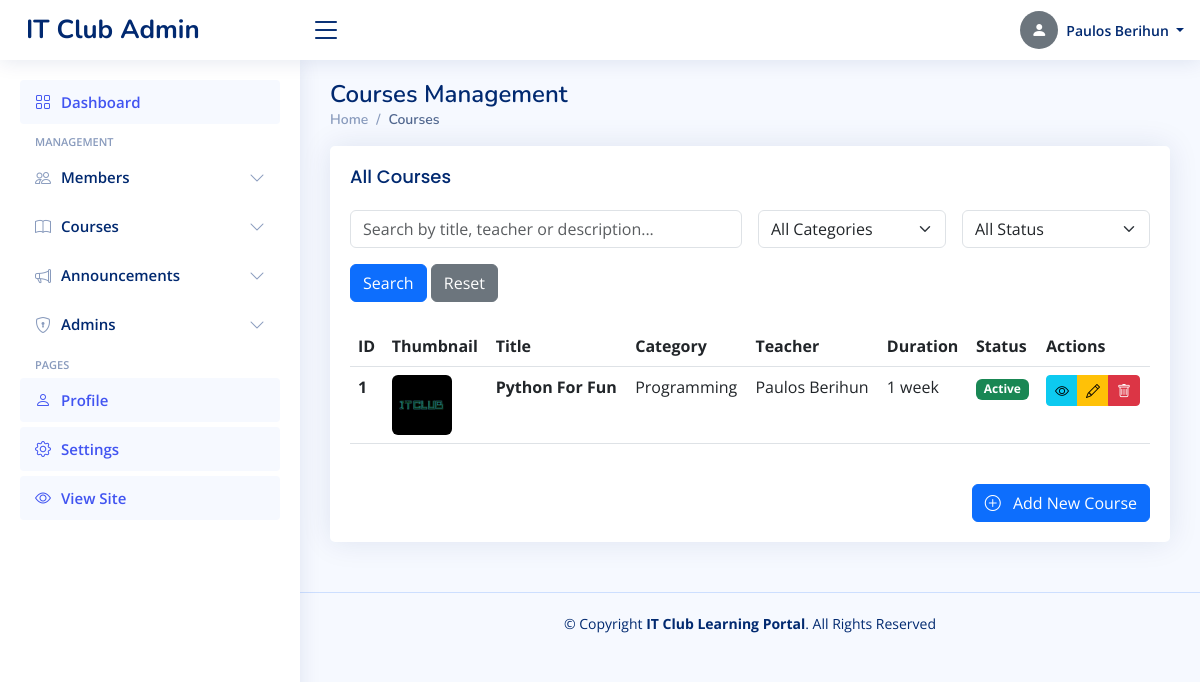
The app's page /admin/courses (signed in) with its own data.
### tables this page shows
CREATE TABLE courses (
        id INTEGER PRIMARY KEY AUTOINCREMENT,
        title TEXT NOT NULL,
        time TEXT,
        category TEXT,
        teacher TEXT,
        description TEXT,
        course_video TEXT,
        course_material TEXT,
        thumbnail TEXT,
        is_featured INTEGER DEFAULT 0,
        status TEXT DEFAULT 'active',
        created_at TIMESTAMP DEFAULT CURRENT_TIMESTAMP
    );

### app.py (the view)
@app.route('/admin/courses')
@admin_required
def admin_courses():
    db = get_db()
    category = request.args.get('category')
    status = request.args.get('status')
    query = 'SELECT * FROM courses WHERE 1=1'
    params = []
    if category and category != 'all':
        query += ' AND category = ?'
        params.append(category)
    if status and status != 'all':
        query += ' AND status = ?'
        params.append(status)
    query += ' ORDER BY created_at DESC'
    rows = db.execute(query, params).fetchall()
    courses_list = []
    for r in rows:
        d = row_to_dict(r)
        if d:
            d['thumbnail'] = resolve_media_path(d.get('thumbnail'))
        courses_list.append(d)
    categories = db.execute('SELECT DISTINCT category FROM courses WHERE category IS NOT NULL').fetchall()
    return render_template('admin/courses.html',
                          courses=courses_list,
                          categories=categories,
                          category=category,
                          status=status)

### app.py (called while the page is built)
def get_db():
    if 'db' not in g:
        g.db = sqlite3.connect(app.config['DATABASE'])
        g.db.row_factory = sqlite3.Row
    return g.db

def admin_required(f):
    @functools.wraps(f)
    def decorated(*args, **kwargs):
        if 'admin_id' not in session:
            flash('Admin login required.', 'error')
            return redirect(url_for('admin_login'))
        return f(*args, **kwargs)
    return decorated

def row_to_dict(row):
	if row is None:
		return None
	try:
		return {k: row[k] for k in row.keys()}
	except Exception:
		try:
			return dict(row)
		except Exception:
			return row

def resolve_media_path(val):
	if not val:
		return None
	val = str(val)
	if val.startswith('http://') or val.startswith('https://') or val.startswith('/'):
		return val
	return url_for('static', filename=val)

### templates/admin/courses.html (shortened to what this page needs)
<!DOCTYPE html>
<html lang="en">
<head>
  <link href="{{ url_for('static', filename='vendor/bootstrap/css/bootstrap.min.css') }}" rel="stylesheet">
  <link href="{{ url_for('static', filename='vendor/bootstrap-icons/bootstrap-icons.css') }}" rel="stylesheet">
  <link href="{{ url_for('static', filename='vendor/boxicons/css/boxicons.min.css') }}" rel="stylesheet">
  <link rel="stylesheet" href="https://cdn.jsdelivr.net/npm/bootstrap-icons@1.10.5/font/bootstrap-icons.css">
  <link rel="stylesheet" href="https://cdnjs.cloudflare.com/ajax/libs/boxicons/2.1.4/css/boxicons.min.css">
  <link rel="stylesheet" href="https://cdn.jsdelivr.net/npm/remixicon@2.5.0/fonts/remixicon.css">
  <link href="{{ url_for('static', filename='css/style.css') }}" rel="stylesheet">
</head>
<body>
  <header id="header" class="header fixed-top d-flex align-items-center">
    <div class="d-flex align-items-center justify-content-between">
      <a href="{{ url_for('admin_dashboard') }}" class="logo d-flex align-items-center">
        <span class="d-none d-lg-block">IT Club Admin</span>
      </a>
      <i class="bi bi-list toggle-sidebar-btn"></i>
    </div>
    <nav class="header-nav ms-auto">
      <ul class="d-flex align-items-center">
        <li class="nav-item dropdown pe-3">
          <a class="nav-link nav-profile d-flex align-items-center pe-0" href="#" data-bs-toggle="dropdown">
            {% set _avatar_src = None %}
            {% if admin and admin.profile_picture %}
              {% if admin.profile_picture.startswith('http') or admin.profile_picture.startswith('/') %}
                {% set _avatar_src = admin.profile_picture %}
              {% else %}
                {% set _avatar_src = url_for('static', filename=admin.profile_picture) %}
              {% endif %}
            {% endif %}
            {% if _avatar_src %}
              <img src="{{ _avatar_src }}" alt="Profile" class="rounded-circle">
            {% else %}
              <div class="rounded-circle bg-secondary d-flex align-items-center justify-content-center" style="width:38px;height:38px;">
                <i class="bi bi-person-fill text-white"></i>
              </div>
            {% endif %}
            <span class="d-none d-md-block dropdown-toggle ps-2">
              {{ admin.full_name if admin and admin.full_name else session.get('admin_name', 'Admin') }}
            </span>
          </a>
        </li>
      </ul>
    </nav>
  </header>
  <aside id="sidebar" class="sidebar">
    <ul class="sidebar-nav" id="sidebar-nav">
      <li class="nav-item">
        <a class="nav-link active" href="{{ url_for('admin_dashboard') }}">
          <i class="bi bi-grid"></i>
          <span>Dashboard</span>
        </a>
      </li>
      <li class="nav-heading">Management</li>
      <li class="nav-item">
        <a class="nav-link collapsed" data-bs-target="#members-nav" data-bs-toggle="collapse" href="#">
          <i class="bi bi-people"></i><span>Members</span><i class="bi bi-chevron-down ms-auto"></i>
        </a>
      </li>
      <li class="nav-item">
        <a class="nav-link collapsed" data-bs-target="#courses-nav" data-bs-toggle="collapse" href="#">
          <i class="bi bi-book"></i><span>Courses</span><i class="bi bi-chevron-down ms-auto"></i>
        </a>
      </li>
      <li class="nav-item">
        <a class="nav-link collapsed" data-bs-target="#announcements-nav" data-bs-toggle="collapse" href="#">
          <i class="bi bi-megaphone"></i><span>Announcements</span><i class="bi bi-chevron-down ms-auto"></i>
        </a>
      </li>
      {% if session.get('admin_role') == 'super_admin' %}
      <li class="nav-item">
        <a class="nav-link collapsed" data-bs-target="#admins-nav" data-bs-toggle="collapse" href="#">
          <i class="bi bi-shield-lock"></i><span>Admins</span><i class="bi bi-chevron-down ms-auto"></i>
        </a>
      </li>
      {% endif %}
      <li class="nav-heading">Pages</li>
      <li class="nav-item">
        <a class="nav-link" href="{{ url_for('admin_profile') }}">
          <i class="bi bi-person"></i>
          <span>Profile</span>
        </a>
      </li>
      <li class="nav-item">
        <a class="nav-link" href="{{ url_for('admin_settings') }}">
          <i class="bi bi-gear"></i>
          <span>Settings</span>
        </a>
      </li>
      <li class="nav-item">
        <a class="nav-link" href="{{ url_for('index') }}" target="_blank">
          <i class="bi bi-eye"></i>
          <span>View Site</span>
        </a>
      </li>
    </ul>
  </aside>
  <main id="main" class="main">
    <div class="pagetitle">
      <h1>Courses Management</h1>
      <nav>
        <ol class="breadcrumb">
          <li class="breadcrumb-item"><a href="{{ url_for('admin_dashboard') }}">Home</a></li>
          <li class="breadcrumb-item active">Courses</li>
        </ol>
      </nav>
    </div>
    <section class="section">
      <div class="row">
        <div class="col-lg-12">
          <div class="card">
            <div class="card-body">
              <h5 class="card-title">All Courses</h5>
              <form method="GET" class="row g-3 mb-4">
                <div class="col-md-6">
                  <input type="text" class="form-control" name="search" placeholder="Search by title, teacher or description..." value="{{ search or '' }}">
                </div>
                <div class="col-md-3">
                  <select class="form-select" name="category">
                    <option value="all" {% if not category or category == 'all' %}selected{% endif %}>All Categories</option>
                  </select>
                </div>
                <div class="col-md-3">
                  <select class="form-select" name="status">
                    <option value="all" {% if not status or status == 'all' %}selected{% endif %}>All Status</option>
                  </select>
                </div>
                <div class="col-12">
                  <button type="submit" class="btn btn-primary">Search</button>
                  <a href="{{ url_for('admin_courses') }}" class="btn btn-secondary">Reset</a>
                </div>
              </form>
              <div class="table-responsive">
                <table class="table table-hover datatable">
                  <thead>
                    <tr>
                      <th>ID</th>
                      <th>Thumbnail</th>
                      <th>Title</th>
                      <th>Category</th>
                      <th>Teacher</th>
                      <th>Duration</th>
                      <th>Status</th>
                      <th>Actions</th>
                    </tr>
                  </thead>
                  <tbody>
                    {% for course in courses %}
                    <tr>
                      <th>{{ course.id }}</th>
                      <td>
                        {% if course.thumbnail %}
                        <img src="{{ course.thumbnail }}" alt="Thumbnail" class="rounded" width="60" height="60" style="object-fit: cover;">
                        {% else %}
                        <div class="rounded bg-secondary d-flex align-items-center justify-content-center" style="width: 60px; height: 60px;">
                          <i class="bi bi-book text-white"></i>
                        </div>
                        {% endif %}
                      </td>
                      <td>
                        <strong>{{ course.title }}</strong>
                      </td>
                      <td>{{ course.category or 'General' }}</td>
                      <td>{{ course.teacher or 'N/A' }}</td>
                      <td>{{ course.time or 'N/A' }}</td>
                      <td>
                        <span class="badge bg-{{ 'success' if course.status == 'active' else 'secondary' }}">
                          {{ course.status|title if course.status else 'N/A' }}
                        </span>
                      </td>
                      <td>
                        <div class="btn-group">
                          <a href="{{ url_for('view_course', course_id=course.id) }}" class="btn btn-sm btn-info" title="View">
                            <i class="bi bi-eye"></i>
                          </a>
                          <a href="{{ url_for('edit_courses', course_id=course.id) }}" class="btn btn-sm btn-warning" title="Edit">
                            <i class="bi bi-pencil"></i>
                          </a>
                          <button type="button" class="btn btn-sm btn-danger" title="Delete" data-bs-toggle="modal" data-bs-target="#deleteModal{{ course.id }}">
                            <i class="bi bi-trash"></i>
                          </button>
                        </div>
                      </td>
                    </tr>
                    {% endfor %}
                  </tbody>
                </table>
              </div>
              <div class="text-end mt-4">
                <a href="{{ url_for('add_courses') }}" class="btn btn-primary">
                  <i class="bi bi-plus-circle me-2"></i> Add New Course
                </a>
              </div>
            </div>
          </div>
        </div>
      </div>
    </section>
  </main>
  <footer id="footer" class="footer">
    <div class="copyright">
      &copy; Copyright <strong><span>IT Club Learning Portal</span></strong>. All Rights Reserved
    </div>
  </footer>
</body>
</html>

### static/css/style.css (style rules this page uses)
:root { scroll-behavior: smooth; }
body { font-family: "Open Sans", sans-serif; background: #f6f9ff; color: #444444; }
a { color: #4154f1; text-decoration: none; }
h1, h2, h3, h4, h5, h6 { font-family: "Nunito", sans-serif; }
#main { margin-top: 60px; padding: 20px 30px; transition: all 0.3s; }
.pagetitle { margin-bottom: 10px; }
.pagetitle h1 { font-size: 24px; margin-bottom: 0; font-weight: 600; color: #012970; }
.card { margin-bottom: 30px; border: none; border-radius: 5px; box-shadow: 0px 0 30px rgba(1, 41, 112, 0.1); }
.card-title { padding: 20px 0 15px 0; font-size: 18px; font-weight: 500; color: #012970; font-family: "Poppins", sans-serif; }
.card-body { padding: 0 20px 20px 20px; }
.breadcrumb { font-size: 14px; font-family: "Nunito", sans-serif; color: #899bbd; font-weight: 600; }
.breadcrumb a { color: #899bbd; transition: 0.3s; }
.breadcrumb .breadcrumb-item::before { color: #899bbd; }
.breadcrumb .active { color: #51678f; font-weight: 600; }
.logo { line-height: 1; }
@media (min-width: 1200px) { .logo { width: 280px; } }
.logo span { font-size: 26px; font-weight: 700; color: #012970; font-family: "Nunito", sans-serif; }
.header { transition: all 0.5s; z-index: 997; height: 60px; box-shadow: 0px 2px 20px rgba(1, 41, 112, 0.1); background-color: #fff; padding-left: 20px; }
.header .toggle-sidebar-btn { font-size: 32px; padding-left: 10px; cursor: pointer; color: #012970; }
.header-nav ul { list-style: none; }
.header-nav>ul { margin: 0; padding: 0; }
.header-nav .nav-profile { color: #012970; }
.header-nav .nav-profile span { font-size: 14px; font-weight: 600; }
.sidebar { position: fixed; top: 60px; left: 0; bottom: 0; width: 300px; z-index: 996; transition: all 0.3s; padding: 20px; overflow-y: auto; scrollbar-width: thin; scrollbar-color: #aab7cf transparent; box-shadow: 0px 0px 20px rgba(1, 41, 112, 0.1); background-color: #fff; }
@media (min-width: 1200px) { #main, #footer { margin-left: 300px; } }
.sidebar-nav { padding: 0; margin: 0; list-style: none; }
.sidebar-nav li { padding: 0; margin: 0; list-style: none; }
.sidebar-nav .nav-item { margin-bottom: 5px; }
.sidebar-nav .nav-heading { font-size: 11px; text-transform: uppercase; color: #899bbd; font-weight: 600; margin: 10px 0 5px 15px; }
.sidebar-nav .nav-link { display: flex; align-items: center; font-size: 15px; font-weight: 600; color: #4154f1; transition: 0.3; background: #f6f9ff; padding: 10px 15px; border-radius: 4px; }
.sidebar-nav .nav-link i { font-size: 16px; margin-right: 10px; color: #4154f1; }
.sidebar-nav .nav-link.collapsed { color: #012970; background: #fff; }
.sidebar-nav .nav-link.collapsed i { color: #899bbd; }
.sidebar-nav .nav-link .bi-chevron-down { margin-right: 0; transition: transform 0.2s ease-in-out; }
.footer { padding: 20px 0; font-size: 14px; transition: all 0.3s; border-top: 1px solid #cddfff; }
.footer .copyright { text-align: center; color: #012970; }

### records on screen
courses: teacher "Paulos Berihun", id "1", thumbnail (picture), title "Python For Fun", category "Programming", time "1 week", status "Active"
